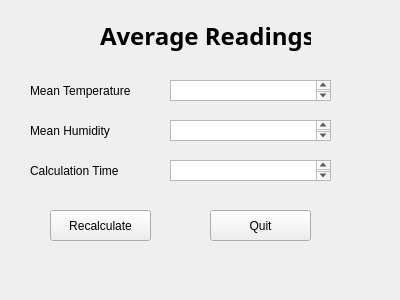
<?xml version="1.0" encoding="UTF-8"?>
<ui version="4.0">
 <class>widget</class>
 <widget class="QWidget" name="widget">
  <property name="geometry">
   <rect>
    <x>0</x>
    <y>0</y>
    <width>400</width>
    <height>300</height>
   </rect>
  </property>
  <property name="windowTitle">
   <string>Form</string>
  </property>
  <widget class="QTextBrowser" name="textBrowser">
   <property name="geometry">
    <rect>
     <x>170</x>
     <y>80</y>
     <width>161</width>
     <height>21</height>
    </rect>
   </property>
  </widget>
  <widget class="QTextBrowser" name="textBrowser_2">
   <property name="geometry">
    <rect>
     <x>170</x>
     <y>120</y>
     <width>161</width>
     <height>21</height>
    </rect>
   </property>
  </widget>
  <widget class="QTextBrowser" name="textBrowser_3">
   <property name="geometry">
    <rect>
     <x>170</x>
     <y>160</y>
     <width>161</width>
     <height>21</height>
    </rect>
   </property>
  </widget>
  <widget class="QLabel" name="mainLabel">
   <property name="geometry">
    <rect>
     <x>100</x>
     <y>20</y>
     <width>211</width>
     <height>31</height>
    </rect>
   </property>
   <property name="font">
    <font>
     <family>Sans Serif</family>
     <pointsize>18</pointsize>
     <weight>75</weight>
     <bold>true</bold>
    </font>
   </property>
   <property name="text">
    <string>Average Readings</string>
   </property>
  </widget>
  <widget class="QLabel" name="temperatureLabel">
   <property name="geometry">
    <rect>
     <x>30</x>
     <y>80</y>
     <width>141</width>
     <height>21</height>
    </rect>
   </property>
   <property name="text">
    <string>Mean Temperature</string>
   </property>
  </widget>
  <widget class="QLabel" name="humidityLabel">
   <property name="geometry">
    <rect>
     <x>30</x>
     <y>120</y>
     <width>111</width>
     <height>21</height>
    </rect>
   </property>
   <property name="text">
    <string>Mean Humidity</string>
   </property>
  </widget>
  <widget class="QLabel" name="timeLabel">
   <property name="geometry">
    <rect>
     <x>30</x>
     <y>160</y>
     <width>121</width>
     <height>21</height>
    </rect>
   </property>
   <property name="text">
    <string>Calculation Time</string>
   </property>
  </widget>
  <widget class="QPushButton" name="refreshPushButton">
   <property name="geometry">
    <rect>
     <x>50</x>
     <y>210</y>
     <width>101</width>
     <height>31</height>
    </rect>
   </property>
   <property name="text">
    <string>Recalculate</string>
   </property>
  </widget>
  <widget class="QPushButton" name="quitButton">
   <property name="geometry">
    <rect>
     <x>210</x>
     <y>210</y>
     <width>101</width>
     <height>31</height>
    </rect>
   </property>
   <property name="text">
    <string>Quit</string>
   </property>
  </widget>
 </widget>
 <resources/>
 <connections>
  <connection>
   <sender>quitButton</sender>
   <signal>clicked()</signal>
   <receiver>widget</receiver>
   <slot>close()</slot>
   <hints>
    <hint type="sourcelabel">
     <x>233</x>
     <y>267</y>
    </hint>
    <hint type="destinationlabel">
     <x>283</x>
     <y>264</y>
    </hint>
   </hints>
  </connection>
  <connection>
   <sender>refreshPushButton</sender>
   <signal>clicked()</signal>
   <receiver>widget</receiver>
   <slot>refreshRead()</slot>
   <hints>
    <hint type="sourcelabel">
     <x>27</x>
     <y>225</y>
    </hint>
    <hint type="destinationlabel">
     <x>2</x>
     <y>225</y>
    </hint>
   </hints>
  </connection>
 </connections>
 <slots>
  <signal>signalRefresh()</signal>
  <slot>refreshRead()</slot>
 </slots>
</ui>
